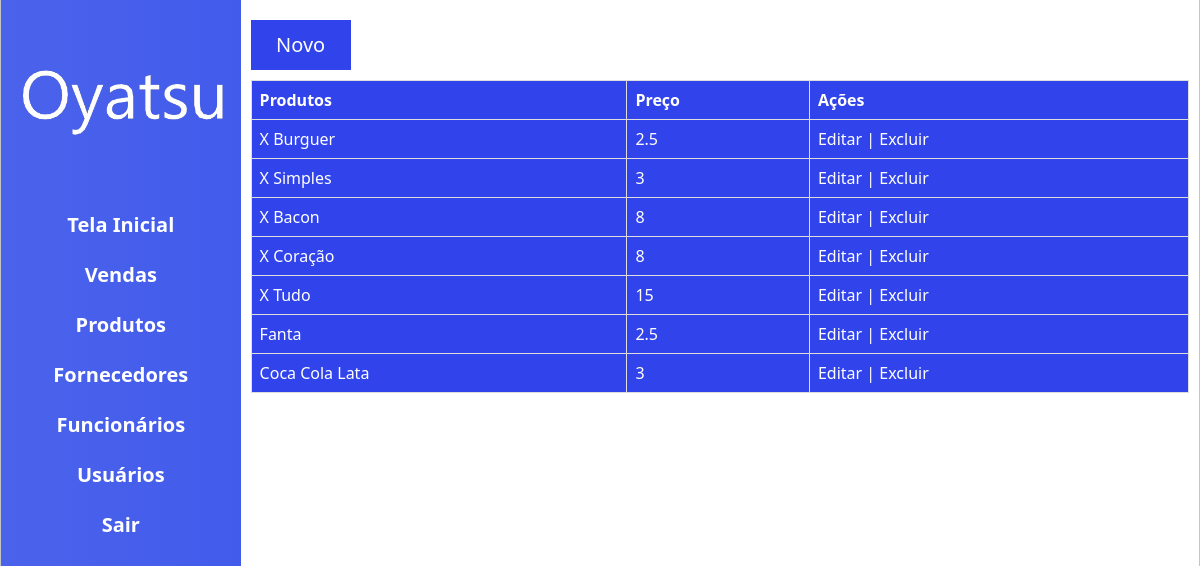
Screenshot of /menu-products.php (signed in) with the database file from the repository.
### tables this page shows
CREATE TABLE IF NOT EXISTS `products` (
  `id` int(11) UNSIGNED NOT NULL AUTO_INCREMENT,
  `name` varchar(50) NOT NULL,
  `price` float NOT NULL,
  PRIMARY KEY (`id`)
);

### menu-products.php (the view, shortened to what this page needs)
<html>
    <head>
        <link rel="stylesheet" tyle="text/css" href="Assets/style.css">
    </head>
    <body>
        <div class="container">
            <div class="content-area">
                <div class="left-panel">
                    <div class="Logo">
                        <img class="logo_img_2" src="Assets/oyatsu.png">
                    </div>
                    <?php
                        include 'navigation.php';
                    ?>
                </div>
                <div class="right-panel">
                    <a href="new-product.php"><div class="new-user-button">Novo</div></a>
                    <table class="users-table">
                        <tr>
                            <th>Produtos</th>
                            <th>Preço</th>
                            <th>Ações</th>
                        </tr>
                        <?php
                            $con = mysqli_connect('localhost','root');
                            mysqli_select_db($con, 'oyatsu');
                            $sql = "SELECT id, name, price FROM products";
                            $result = $con->query($sql);
                            if ($result->num_rows > 0) {
                                while($row = $result->fetch_assoc()) {
                                    echo "<tr>
                                    <td>" . $row["name"]. "</td>
                                    <td>" . $row["price"] . "</td>
                                    <td><a href='functions.php?edit_product=" . $row["id"] . "'>Editar</a> |
                                    <a href='functions.php?delete_product=" . $row["id"] . "'>Excluir</a>
                                    </tr>";
                                }
                            }
                        ?>
                    </table>
                </div>
            </div>
        </div>
    </body>
</html>

### Assets/style.css (style rules this page uses)
html, body { height: 100%; }
body { margin: 0; display: flex; justify-content: center; align-items: center; font-family: 'Segoe UI', Tahoma, Geneva, Verdana, sans-serif; }
.container { display: flex; flex-direction: column; width: 100%; height: 100%; border: 1px solid rgb(197, 197, 197); }
.logo_img_2 { width: 250px; height: auto; }
.content-area { display: flex; height: 100%; }
.left-panel { width: 20%; height: 100%; background-image:linear-gradient(to right,rgb(75, 99, 235), rgb(66, 91, 235)); }
.right-panel { width: 100%; padding: 10px; }
.users-table { border-collapse: collapse; color: #FFF; width: 100%; background-color: rgb(49, 68, 236); }
.users-table td, th { border: 1px solid #dddddd; text-align: left; padding: 8px; }
.new-user-button { width: 100px; height: 50px; line-height: 50px; background-color: rgb(49, 68, 236); margin-top: 10px; font-size: 20px; text-align: center; margin-bottom: 10px; }
.right-panel a { text-decoration: none; color: #FFF; }
.logo { display: flex; justify-content: center; align-items: center; height: 200px; }

### rows the page displays
products: name "X Burguer", price "2.5"
products: name "X Simples", price "3"
products: name "X Bacon", price "8"
products: name "X Coração", price "8"
products: name "X Tudo", price "15"
products: name "Fanta", price "2.5"
products: name "Coca Cola Lata", price "3"
